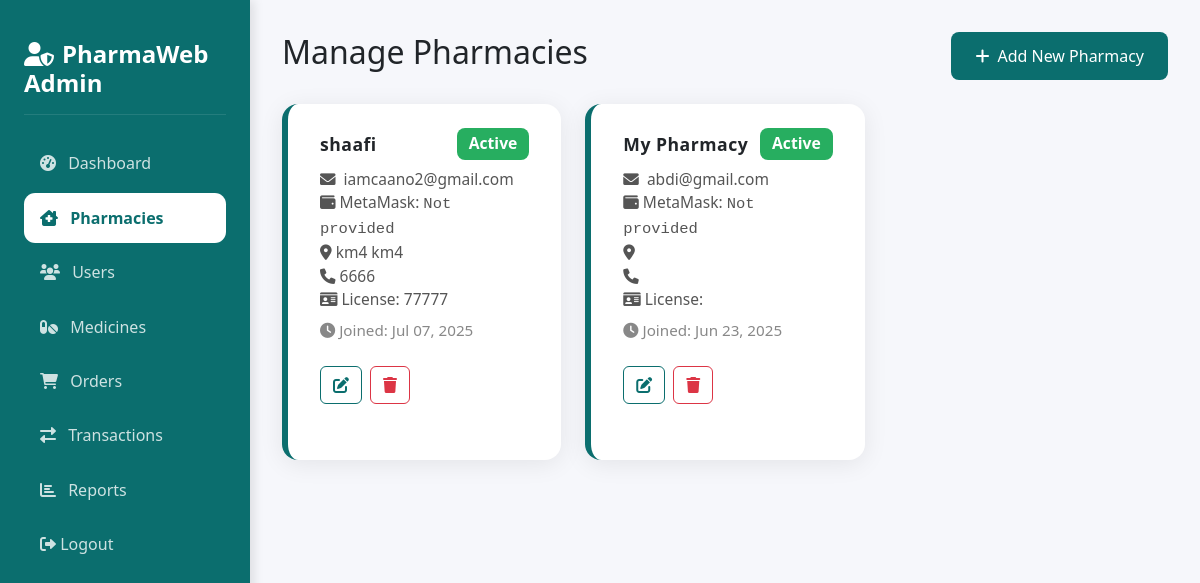
Page /admin/pharmacies.php (signed in) on the committed database.
### tables this page shows
CREATE TABLE `pharmacies` (
  `id` int(11) NOT NULL,
  `user_id` int(11) DEFAULT NULL,
  `pharmacy_name` varchar(255) NOT NULL,
  `address` text NOT NULL,
  `phone` varchar(20) DEFAULT NULL,
  `license_number` varchar(50) DEFAULT NULL,
  `status` enum('active','inactive') DEFAULT 'active',
  `wallet_address` varchar(42) DEFAULT NULL,
  `trust_score` decimal(5,2) DEFAULT 100.00,
  `performance` varchar(255) DEFAULT NULL
);

CREATE TABLE `users` (
  `id` int(11) NOT NULL,
  `email` varchar(255) NOT NULL,
  `password` varchar(255) NOT NULL,
  `user_type` enum('admin','pharmacy','customer') NOT NULL,
  `metamask_address` varchar(42) DEFAULT NULL,
  `created_at` timestamp NOT NULL DEFAULT current_timestamp(),
  `updated_at` timestamp NOT NULL DEFAULT current_timestamp() ON UPDATE current_timestamp(),
  `user_hash` varchar(66) DEFAULT NULL,
  `tx_hash` varchar(66) DEFAULT NULL
);

### admin/pharmacies.php (the view, shortened to what this page needs)
<?php
require_once '../config/database.php';
$pharmacies = $conn->query("
    SELECT p.*, u.email, u.created_at as user_created_at
    FROM pharmacies p
    JOIN users u ON p.user_id = u.id
    ORDER BY p.id DESC
")->fetchAll();
?>
<!DOCTYPE html>
<html lang="en">
<head>
    <link href="https://cdn.jsdelivr.net/npm/bootstrap@5.3.0/dist/css/bootstrap.min.css" rel="stylesheet">
    <link href="https://cdnjs.cloudflare.com/ajax/libs/font-awesome/6.0.0/css/all.min.css" rel="stylesheet">
    <link href="../assets/css/theme.css" rel="stylesheet">
</head>
<body>
    <div class="sidebar">
        <div class="sidebar-header">
            <h4><i class="fas fa-user-shield me-2"></i>PharmaWeb Admin</h4>
        </div>
        <nav>
            <a href="dashboard.php" class="nav-link">
                <i class="fas fa-tachometer-alt me-2"></i> Dashboard
            </a>
            <a href="pharmacies.php" class="nav-link active">
                <i class="fas fa-clinic-medical me-2"></i> Pharmacies
            </a>
            <a href="users.php" class="nav-link">
                <i class="fas fa-users me-2"></i> Users
            </a>
            <a href="medicines.php" class="nav-link">
                <i class="fas fa-pills me-2"></i> Medicines
            </a>
            <a href="orders.php" class="nav-link">
                <i class="fas fa-shopping-cart me-2"></i> Orders
            </a>
            <a href="transactions.php" class="nav-link">
                <i class="fas fa-exchange-alt me-2"></i> Transactions
            </a>
            <a href="reports.php" class="nav-link">
                <i class="fas fa-chart-bar me-2"></i> Reports
            </a>
            <a href="../logout.php" class="nav-link logout-btn">
                <i class="fas fa-sign-out-alt"></i> Logout
            </a>
        </nav>
    </div>
    <div class="main-content">
        <div class="d-flex justify-content-between align-items-center mb-4">
            <h2>Manage Pharmacies</h2>
            <button class="btn add-pharmacy-btn" data-bs-toggle="modal" data-bs-target="#addPharmacyModal">
                <i class="fas fa-plus me-2"></i>Add New Pharmacy
            </button>
        </div>
        <div class="row g-4">
            <?php foreach ($pharmacies as $pharmacy): ?>
                <div class="col-md-6 col-lg-4">
                    <div class="admin-pharmacy-card">
                        <div class="admin-pharmacy-header">
                            <div class="admin-pharmacy-title"><?php echo htmlspecialchars($pharmacy['pharmacy_name']); ?></div>
                            <span class="admin-pharmacy-status <?php echo strtolower($pharmacy['status']); ?>"><?php echo ucfirst($pharmacy['status']); ?></span>
                        </div>
                        <div class="admin-pharmacy-info">
                            <i class="fas fa-envelope me-1"></i> <?php echo htmlspecialchars($pharmacy['email']); ?><br>
                            <i class="fas fa-wallet me-1"></i>MetaMask: <span style="font-family:monospace;">
                                <?php
                                  $addr = $pharmacy['metamask_address'] ?? '';
                                  if ($addr && strlen($addr) > 12) {
                                    echo htmlspecialchars(substr($addr,0,6) . '...' . substr($addr,-4));
                                  } else {
                                    echo htmlspecialchars($addr ?: 'Not provided');
                                  }
                                ?>
                            </span><br>
                            <i class="fas fa-map-marker-alt me-1"></i><?php echo htmlspecialchars($pharmacy['address']); ?><br>
                            <i class="fas fa-phone me-1"></i><?php echo htmlspecialchars($pharmacy['phone']); ?><br>
                            <i class="fas fa-id-card me-1"></i>License: <?php echo htmlspecialchars($pharmacy['license_number']); ?>
                            </div>
                        <div class="admin-pharmacy-meta">
                            <i class="fas fa-clock me-1"></i>Joined: <?php echo date('M d, Y', strtotime($pharmacy['user_created_at'])); ?>
                        </div>
                        <div class="admin-pharmacy-actions">
                                    <button class="btn btn-outline-primary" data-bs-toggle="modal" data-bs-target="#editPharmacyModal<?php echo $pharmacy['id']; ?>">
                                        <i class="fas fa-edit"></i>
                                </button>
                                    <form method="POST" class="d-inline delete-pharmacy-form">
                                        <button type="submit" class="btn btn-outline-danger">
                                            <i class="fas fa-trash"></i>
                                            </button>
                                        </form>
                        </div>
                    </div>
                </div>
            <?php endforeach; ?>
        </div>
    </div>
</body>
</html>

### assets/css/theme.css (style rules this page uses)
:root { --sidebar-width: 250px; --primary-color: #0b6e6e; --primary-light: #a78bfa; --primary-dark: #085353; --success-color: #10b981; --warning-color: #f59e42; --danger-color: #e53e3e; --info-color: #3498db; --sidebar-bg: linear-gradient(135deg, var(--primary-dark) 0%, var(--primary-color) 100%); }
body { font-family: 'Segoe UI', Tahoma, Geneva, Verdana, sans-serif; background: #f6f7fb; min-height: 100vh; }
.sidebar { width: var(--sidebar-width); position: fixed; top: 0; left: 0; height: 100vh; background: var(--sidebar-bg); color: white; padding: 1.5rem; box-shadow: 4px 0 10px rgba(0,0,0,0.1); }
.main-content { margin-left: var(--sidebar-width); padding: 2rem; }
.sidebar-header { padding: 1rem 0; border-bottom: 1px solid rgba(255,255,255,0.1); margin-bottom: 1.5rem; }
.sidebar-header h4 { font-weight: 700; color: white; margin: 0; }
.nav-link { color: rgba(255,255,255,0.8); padding: 0.8rem 1rem; border-radius: 0.7rem; margin: 0.3rem 0; transition: all 0.3s; }
.nav-link.active { background: white; color: var(--primary-color); font-weight: 600; }

### admin/pharmacies.php (style rules this page uses)
:root { --primary: #0b6e6e; --primary-light: #0b6e6e; --primary-dark: #0b6e6e; --accent: #0b6e6e; --text-light: #0b6e6e; }
.btn-outline-primary { border-color: #0b6e6e; color: #0b6e6e; }
.add-pharmacy-btn { background: #0b6e6e; color: #fff; border: none; padding: 0.75rem 1.5rem; border-radius: 8px; transition: all 0.3s ease; }
.admin-pharmacy-card { background: #fff; border-radius: 16px; box-shadow: 0 4px 24px rgba(0,0,0,0.08); padding: 1.5rem 2rem; margin-bottom: 2rem; border-left: 6px solid #0b6e6e; display: flex; flex-direction: column; height: 100%; }
.admin-pharmacy-header { display: flex; justify-content: space-between; align-items: center; margin-bottom: 0.5rem; }
.admin-pharmacy-title { font-weight: 700; font-size: 1.1rem; letter-spacing: 0.5px; }
.admin-pharmacy-status { font-weight: 600; padding: 4px 12px; border-radius: 8px; color: #fff; background: #218c74; font-size: 0.98rem; text-transform: capitalize; }
.admin-pharmacy-status.active { background: #27ae60; }
.admin-pharmacy-info { color: #555; font-size: 0.97rem; margin-bottom: 0.5rem; }
.admin-pharmacy-meta { color: #888; font-size: 0.95rem; margin-bottom: 0.5rem; }
.admin-pharmacy-actions { margin-top: 1rem; display: flex; gap: 0.5rem; }

### rows in the picture
pharmacies: pharmacy_name "shaafi", status "Active", user.email "iamcaano2@gmail.com", addr "Not provided", address "km4 km4", phone "6666", license_number "77777", user.created_at "Jul 07, 2025"
pharmacies: pharmacy_name "My Pharmacy", status "Active", user.email "abdi@gmail.com", addr "Not provided", user.created_at "Jun 23, 2025"
